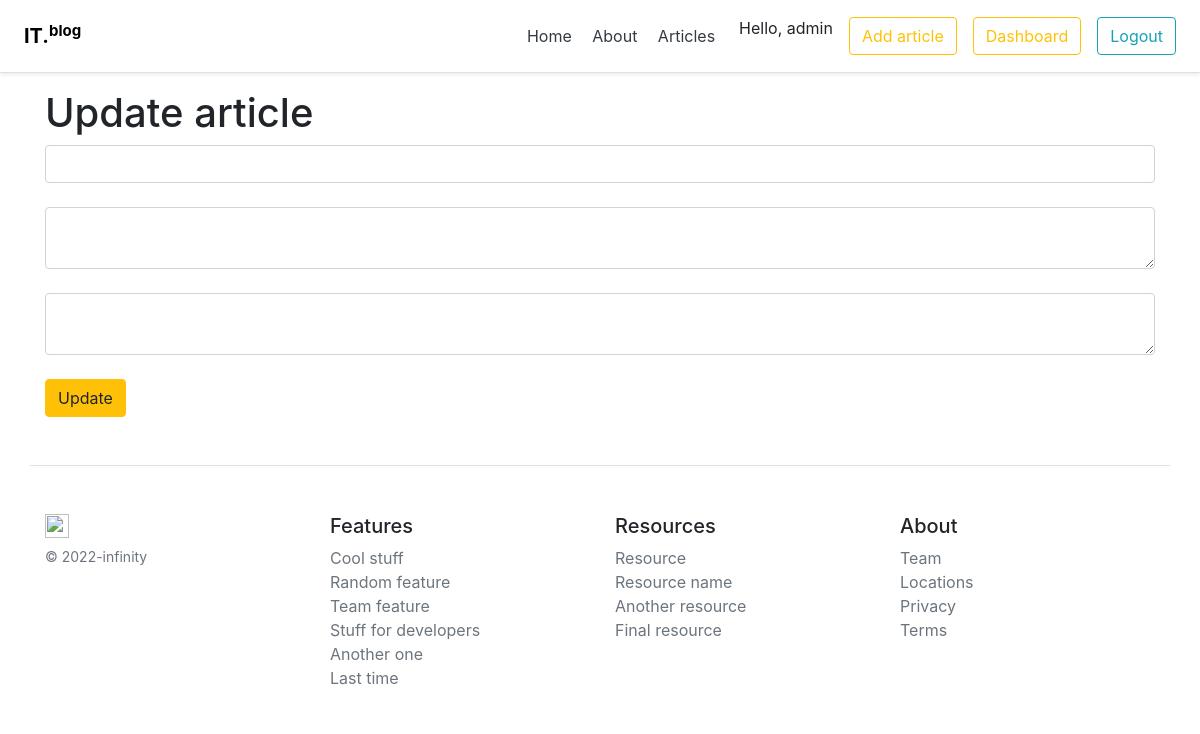
Page /posts/2/update (signed in) on the earlier database version.
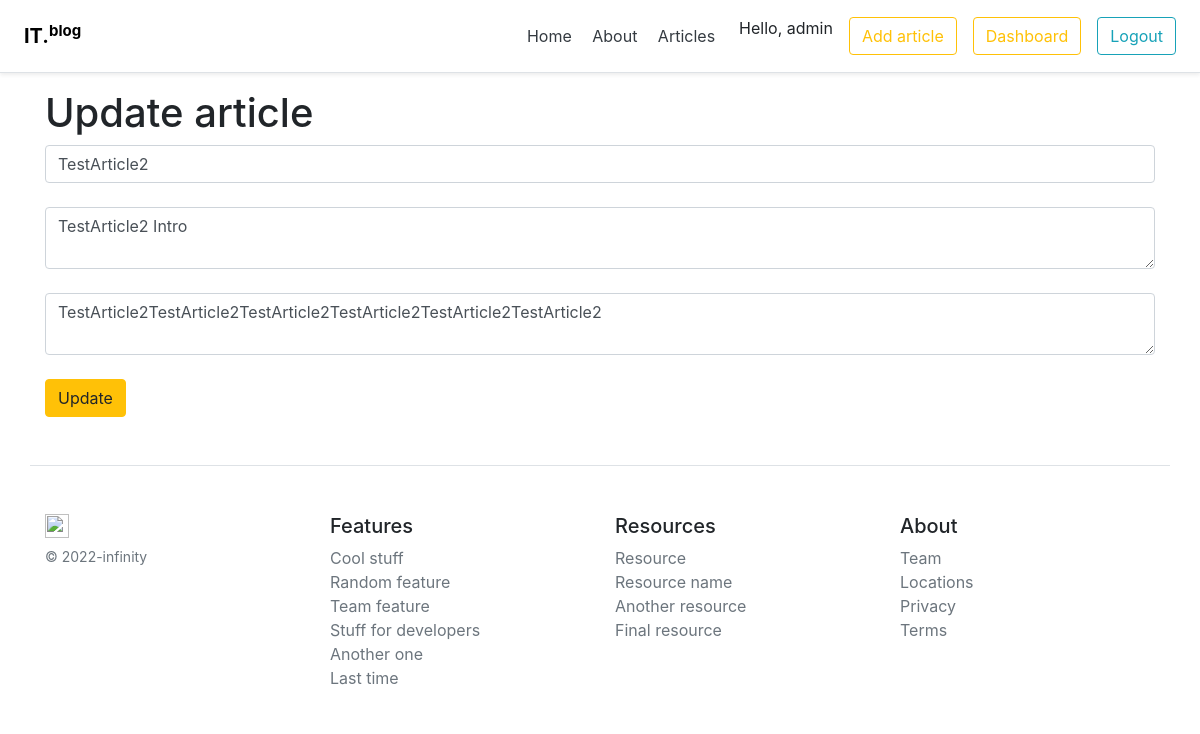
Same page on the later database version.
### models.py (models this page shows, shortened)
class Article(Base):
    __tablename__ = 'article'
    id = Column(Integer, primary_key=True, autoincrement=True)
    user_id = Column(Integer, ForeignKey('user.id'), nullable=False)
    title = Column(String(100), nullable=False)
    intro = Column(String(300), nullable=False)
    text = Column(Text, nullable=False)
    status = Column(Integer, ForeignKey('status.code'), nullable=False, default=1)
    dlm = Column(DateTime, default=datetime.utcnow)
    creation_date = Column(DateTime, default=datetime.utcnow)

### routes.py (the view)
@app.route('/posts/<int:id>/update', methods=['POST', 'GET'])
@login_required
def article_update(id):
    article = db.session.query(Article).get(id)
    if request.method == 'POST':
        article.title = request.form['title']
        article.intro = request.form['intro']
        article.text = request.form['text']
        article.dlm = datetime.utcnow()
        article = Article(title=article.title, intro=article.intro, text=article.text, dlm=article.dlm)
        try:
            db.session.commit()
            return redirect('/posts')
        except Exception as e:
            return f'An error occurred while updating the article: {str(e)}'
    else:
        return render_template('article_update.html', article=article)

### app.py (called while the page is built)
@login_manager.user_loader
def load_user(user_id):
    from users.models import User
    return db.session.query(User).get(int(user_id))

### templates/article_update.html (shortened to what this page needs)
{% extends 'base/base.html' %}
{% block body %}
    <div class="container">
        <h1>Update article</h1>
        <form method="post">
            <input type="text" name="title" id="title" value="{{ article.title}}" class="form-control"></br>
            <textarea name="intro" id="intro" class="form-control">{{ article.intro }}</textarea></br>
            <textarea name="text" id="text" class="form-control">{{ article.text }}</textarea></br>
            <input type="submit" class="btn btn-warning" value="Update">
        </form>
    </div>
{% endblock %}

Differences in the rows shown:
added Article: title "TestArticle2", intro "TestArticle2 Intro", text "TestArticle2TestArticle2TestArticle2TestArticle2TestArticle2TestArticle2"
